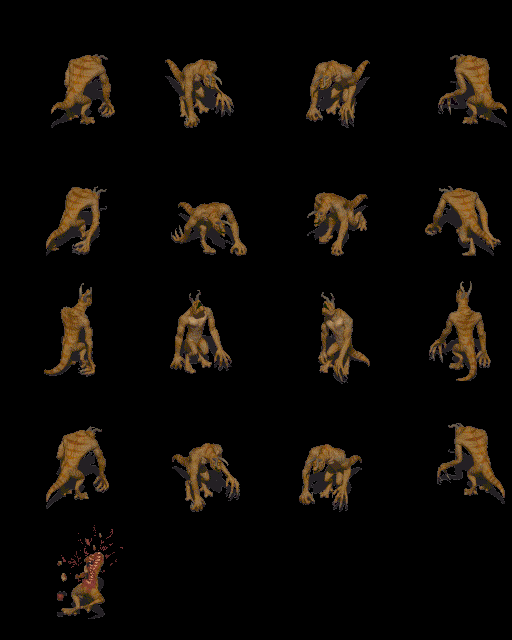

This is a level from a 2D game, rendered from its Tiled map with the project's own tilesets. A one-line summary and the complete map file follow:
An orthogonal 4x5 tile map with 128x128 px tiles, 1 tile layer (Tile Layer 1).

<map version="1.0" orientation="orthogonal" renderorder="right-down" width="4" height="5" tilewidth="128" tileheight="128" nextobjectid="1">
 <tileset firstgid="1" name="Animals_Deathclaw" tilewidth="160" tileheight="160" tilecount="171" columns="19">
  <image source="Animals_Deathclaw.png" width="3072" height="1500" />
  <tile id="0">
   <properties>
    <property name="idle" value="top_right" />
   </properties>
   <animation>
    <frame tileid="0" duration="100" />
    <frame tileid="1" duration="100" />
    <frame tileid="2" duration="100" />
    <frame tileid="3" duration="100" />
    <frame tileid="4" duration="100" />
    <frame tileid="5" duration="100" />
    <frame tileid="6" duration="100" />
    <frame tileid="7" duration="100" />
    <frame tileid="8" duration="100" />
    <frame tileid="9" duration="100" />
   </animation>
  </tile>
  <tile id="11">
   <properties>
    <property name="walk" value="top_right" />
   </properties>
   <animation>
    <frame tileid="11" duration="100" />
    <frame tileid="12" duration="100" />
    <frame tileid="13" duration="100" />
    <frame tileid="14" duration="100" />
    <frame tileid="15" duration="100" />
    <frame tileid="16" duration="100" />
    <frame tileid="17" duration="100" />
    <frame tileid="18" duration="100" />
   </animation>
  </tile>
  <tile id="19">
   <properties>
    <property name="idle" value="bottom_right" />
   </properties>
   <animation>
    <frame tileid="19" duration="100" />
    <frame tileid="20" duration="100" />
    <frame tileid="21" duration="100" />
    <frame tileid="22" duration="100" />
    <frame tileid="23" duration="100" />
    <frame tileid="24" duration="100" />
    <frame tileid="25" duration="100" />
    <frame tileid="26" duration="100" />
    <frame tileid="27" duration="100" />
    <frame tileid="28" duration="100" />
   </animation>
  </tile>
  <tile id="30">
   <properties>
    <property name="walk" value="bottom_right" />
   </properties>
   <animation>
    <frame tileid="30" duration="100" />
    <frame tileid="31" duration="100" />
    <frame tileid="32" duration="100" />
    <frame tileid="33" duration="100" />
    <frame tileid="34" duration="100" />
    <frame tileid="35" duration="100" />
    <frame tileid="36" duration="100" />
    <frame tileid="37" duration="100" />
   </animation>
  </tile>
  <tile id="38">
   <properties>
    <property name="idle" value="bottom_left" />
   </properties>
   <animation>
    <frame tileid="38" duration="100" />
    <frame tileid="39" duration="100" />
    <frame tileid="40" duration="100" />
    <frame tileid="41" duration="100" />
    <frame tileid="42" duration="100" />
    <frame tileid="43" duration="100" />
    <frame tileid="44" duration="100" />
    <frame tileid="45" duration="100" />
    <frame tileid="46" duration="100" />
    <frame tileid="47" duration="100" />
   </animation>
  </tile>
  <tile id="49">
   <properties>
    <property name="walk" value="bottom_left" />
   </properties>
   <animation>
    <frame tileid="49" duration="100" />
    <frame tileid="50" duration="100" />
    <frame tileid="51" duration="100" />
    <frame tileid="52" duration="100" />
    <frame tileid="53" duration="100" />
    <frame tileid="54" duration="100" />
    <frame tileid="55" duration="100" />
    <frame tileid="56" duration="100" />
   </animation>
  </tile>
  <tile id="57">
   <properties>
    <property name="idle" value="top_left" />
   </properties>
   <animation>
    <frame tileid="57" duration="100" />
    <frame tileid="58" duration="100" />
    <frame tileid="59" duration="100" />
    <frame tileid="60" duration="100" />
    <frame tileid="61" duration="100" />
    <frame tileid="62" duration="100" />
    <frame tileid="63" duration="100" />
    <frame tileid="64" duration="100" />
    <frame tileid="65" duration="100" />
    <frame tileid="66" duration="100" />
   </animation>
  </tile>
  <tile id="68">
   <properties>
    <property name="walk" value="top_left" />
   </properties>
   <animation>
    <frame tileid="68" duration="100" />
    <frame tileid="69" duration="100" />
    <frame tileid="70" duration="100" />
    <frame tileid="71" duration="100" />
    <frame tileid="72" duration="100" />
    <frame tileid="73" duration="100" />
    <frame tileid="74" duration="100" />
    <frame tileid="75" duration="100" />
   </animation>
  </tile>
  <tile id="76">
   <properties>
    <property name="hit" value="top_right" />
   </properties>
   <animation>
    <frame tileid="76" duration="100" />
    <frame tileid="77" duration="100" />
    <frame tileid="78" duration="100" />
    <frame tileid="79" duration="100" />
    <frame tileid="80" duration="100" />
    <frame tileid="81" duration="100" />
   </animation>
  </tile>
  <tile id="83">
   <properties>
    <property name="attack" value="top_right" />
   </properties>
   <animation>
    <frame tileid="83" duration="100" />
    <frame tileid="84" duration="100" />
    <frame tileid="85" duration="100" />
    <frame tileid="86" duration="100" />
    <frame tileid="87" duration="100" />
    <frame tileid="88" duration="100" />
    <frame tileid="89" duration="100" />
    <frame tileid="90" duration="100" />
    <frame tileid="91" duration="100" />
    <frame tileid="92" duration="100" />
   </animation>
  </tile>
  <tile id="95">
   <properties>
    <property name="hit" value="bottom_right" />
   </properties>
   <animation>
    <frame tileid="95" duration="100" />
    <frame tileid="96" duration="100" />
    <frame tileid="97" duration="100" />
    <frame tileid="98" duration="100" />
    <frame tileid="99" duration="100" />
    <frame tileid="100" duration="100" />
   </animation>
  </tile>
  <tile id="102">
   <properties>
    <property name="attack" value="bottom_right" />
   </properties>
   <animation>
    <frame tileid="102" duration="100" />
    <frame tileid="103" duration="100" />
    <frame tileid="104" duration="100" />
    <frame tileid="105" duration="100" />
    <frame tileid="106" duration="100" />
    <frame tileid="107" duration="100" />
    <frame tileid="108" duration="100" />
    <frame tileid="109" duration="100" />
    <frame tileid="110" duration="100" />
    <frame tileid="111" duration="100" />
   </animation>
  </tile>
  <tile id="114">
   <properties>
    <property name="hit" value="bottom_left" />
   </properties>
   <animation>
    <frame tileid="114" duration="100" />
    <frame tileid="115" duration="100" />
    <frame tileid="116" duration="100" />
    <frame tileid="117" duration="100" />
    <frame tileid="118" duration="100" />
    <frame tileid="119" duration="100" />
   </animation>
  </tile>
  <tile id="121">
   <properties>
    <property name="attack" value="bottom_left" />
   </properties>
   <animation>
    <frame tileid="121" duration="100" />
    <frame tileid="122" duration="100" />
    <frame tileid="123" duration="100" />
    <frame tileid="124" duration="100" />
    <frame tileid="125" duration="100" />
    <frame tileid="126" duration="100" />
    <frame tileid="127" duration="100" />
    <frame tileid="128" duration="100" />
    <frame tileid="129" duration="100" />
    <frame tileid="130" duration="100" />
   </animation>
  </tile>
  <tile id="133">
   <properties>
    <property name="hit" value="top_left" />
   </properties>
   <animation>
    <frame tileid="133" duration="100" />
    <frame tileid="134" duration="100" />
    <frame tileid="135" duration="100" />
    <frame tileid="136" duration="100" />
    <frame tileid="137" duration="100" />
    <frame tileid="138" duration="100" />
   </animation>
  </tile>
  <tile id="140">
   <properties>
    <property name="attack" value="top_left" />
   </properties>
   <animation>
    <frame tileid="140" duration="100" />
    <frame tileid="141" duration="100" />
    <frame tileid="142" duration="100" />
    <frame tileid="143" duration="100" />
    <frame tileid="144" duration="100" />
    <frame tileid="145" duration="100" />
    <frame tileid="146" duration="100" />
    <frame tileid="147" duration="100" />
    <frame tileid="148" duration="100" />
    <frame tileid="149" duration="100" />
   </animation>
  </tile>
  <tile id="152">
   <properties>
    <property name="die" value="top_left" />
   </properties>
   <animation>
    <frame tileid="152" duration="100" />
    <frame tileid="153" duration="100" />
    <frame tileid="154" duration="100" />
    <frame tileid="155" duration="100" />
    <frame tileid="156" duration="100" />
    <frame tileid="157" duration="100" />
    <frame tileid="158" duration="100" />
    <frame tileid="159" duration="100" />
    <frame tileid="160" duration="100" />
    <frame tileid="161" duration="100" />
    <frame tileid="162" duration="100" />
    <frame tileid="163" duration="100" />
    <frame tileid="164" duration="100" />
    <frame tileid="165" duration="100" />
   </animation>
  </tile>
 </tileset>
 <layer name="Tile Layer 1" width="4" height="5">
  <data>
   <tile gid="1" />
   <tile gid="20" />
   <tile gid="39" />
   <tile gid="58" />
   <tile gid="12" />
   <tile gid="31" />
   <tile gid="50" />
   <tile gid="69" />
   <tile gid="77" />
   <tile gid="96" />
   <tile gid="115" />
   <tile gid="134" />
   <tile gid="84" />
   <tile gid="103" />
   <tile gid="122" />
   <tile gid="141" />
   <tile gid="153" />
   <tile gid="0" />
   <tile gid="0" />
   <tile gid="0" />
  </data>
 </layer>
</map>
